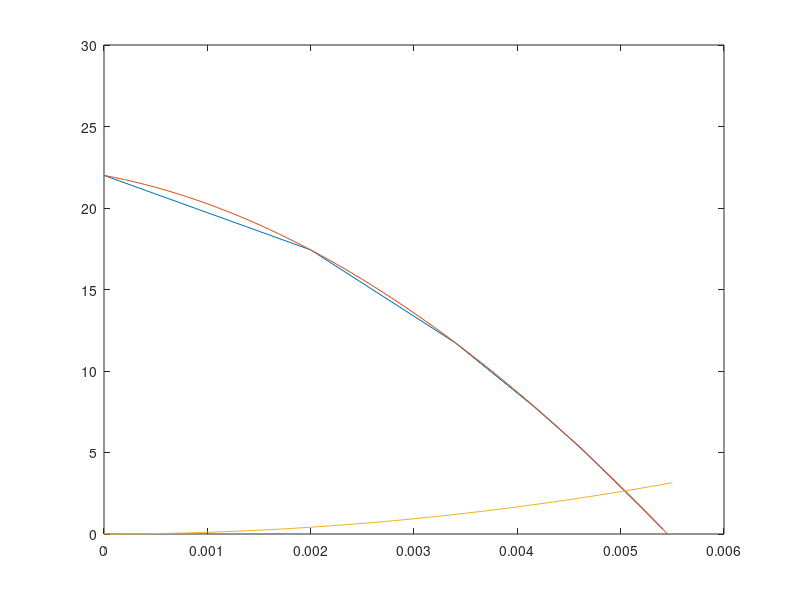
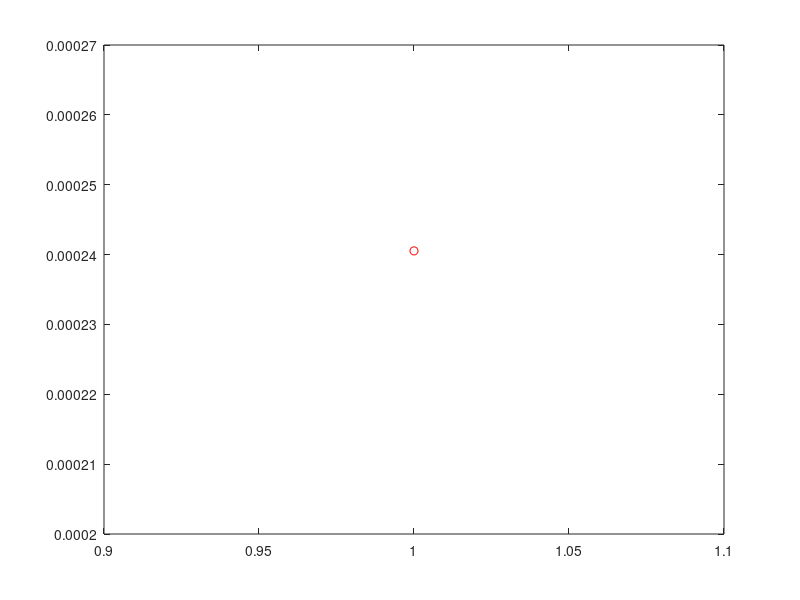

MATLAB code for these plots, in order: (Note: this script raises an error after producing the figures.)
clc
clear
clf('reset')
cla reset
close all;
pump = [0	,0,	22;
2,	0.002,	17.43;
3.4,	0.0034,	11.73;
4.17,	0.00417,	7.77;
4.61,	0.00461,	5.31;
5.19,	0.00519,	1.69;
5.41,	0.00541,	0.29];


%Pump Data, in form: Flow rate L/s, Flow rate m^3/s, Head

pumpEquation = polyfit(pump(:,2),pump(:,3),3);
%generate equation for pump head vs flow rate

xValsPump = [0:0.0001:0.0055];
%get x values between 0 and 5.5 L/s or 0.0055 m^3/s
yValsPump = polyval(pumpEquation,xValsPump);

figure(1)
plot(pump(:,2),pump(:,3),xValsPump,yValsPump);
axis([0 0.006 0 30])
hold on


torquePower = csvread('rpmvstorquevspower.csv');
%imports torque data in format rpm, torque, power

rpmTorqueEquation = polyfit(torquePower(:,1),torquePower(:,2),1);
%Get an equation for torque vs rpm all in SI units

rpmPowerEquation = polyfit(torquePower(:,1),torquePower(:,3),1);
xValsRpm = linspace(0,4000);
%get an equation for power vs Rpm all in SI units

yValsRpmTorque = polyval(rpmTorqueEquation,xValsRpm);
yValsRpmPower = polyval(rpmPowerEquation,xValsRpm);


%generate the y values using this equation

reynoldsNum = 0;


initialDiameter = 0.018;
%inital diameter in metres
decrement = 0.0005;
finalDiameter = initialDiameter - decrement;
%final diameter in metres

cd = 0.95;
gravity = 9.81;
bucketAngle = (141/180)*pi;
density = 1000;
radius = 0.092;
size = size(pump);

rows = size(1);
%Gets the number of rows of data in the 
finished = false;

operatingPoint = zeros(2);

yValsFinal = zeros(rows,1);
%create a variable with enough slots 

tempMaxPower = 0;
tempMaxPowerDiameter = 0;

counter = 0;
maxPower = 0;
efficiency = 0;
finalDiameters = initialDiameter;
flowPowerVals = 0;

while finished == false
    finalDiameters = horzcat(finalDiameter,finalDiameters);
    counter = counter+1;
    finalArea = (pi * (finalDiameter^2))/4;
    disp("Nozzle Diameter "+finalDiameter);
    
    figure(5)
    title('Final Area')
    plot(counter,finalArea,'ro');
    hold on
    
    
    beta = finalDiameter/initialDiameter;
    disp("Beta :"+beta);
    
    deltaH = zeros(rows,1);
    for i =rows:-1:1
        deltaH(i) = (1/(2*gravity))*(1-(beta^4))*(pump(i,2)/(cd*finalArea))^2;
        %calculate the pressure head for each corresponding pump point
    end
    
    pressureEquation = polyfit(pump(:,2),deltaH(:),3);
    tempYVals = polyval(pressureEquation,xValsPump);
    %Generate the trendline and the points from this trendline
    
    figure(1)
    plot(xValsPump,tempYVals);
    hold on
    operatingPoint = InterX([xValsPump;yValsPump],[xValsPump;tempYVals]); 
    %Find the intercept of the pressureEquation and the pump equation
    disp("Flow Rate m3/s: "+operatingPoint(1));
     title('Pressure vs flow rate')
     
    
    
    flowPowerVals = horzcat((gravity*density*operatingPoint(1)*operatingPoint(2)),flowPowerVals);
    
    if tempMaxPower<(operatingPoint(1)*operatingPoint(2))
        tempMaxPower = (operatingPoint(1)*operatingPoint(2));
        tempMaxPowerDiameter = finalDiameter;
    end
   
   
    
    tempVelocity = operatingPoint(1) / finalArea;
    %velocity of the output jet is calculated
    
    disp("Velocity+ "+tempVelocity);
    
    figure(6)
    title('velocity')
    plot(finalDiameter,tempVelocity,'ro');
    hold on
    
    massFlow = tempVelocity * density * finalArea;
    %Mass flow rate at the end of the outlet (rho * u * A)
    disp("MassFlow+ "+ massFlow);
    
    torque =(1-cos(bucketAngle))* massFlow * radius * tempVelocity;
    figure(7)
    title('torque')
    plot(finalDiameter,torque,'ro');
    hold on
    
    %torque equation given in tutorial: (1-cos theta) * m\dot * Radius *
    %Velocity bucket
    
    rpm = (60/(2*pi))*(tempVelocity/radius);
    
    
    %RPM = (v/r) * (60/(2*pi) for omega in RPM
    disp("RPM :"+rpm);
    
    linearTorque = polyfit([0,rpm],[torque,0],1);   
    tempYValsTorque = polyval(linearTorque,xValsRpm);
    %create a line connecting stall torque and no load for the water wheel
    
    
    rpmTorqueCrosspoint = InterX([xValsRpm;yValsRpmTorque],[xValsRpm;tempYValsTorque]);
    %find the point where the linear torque of wheel crosses the motor
    %curve to find operating point
    
    if(isempty(rpmTorqueCrosspoint) == 0)
        figure(3)
        plot(xValsRpm,yValsRpmTorque,xValsRpm,tempYValsTorque);
        hold on
        title('Torque vs rpm')
        axis([0 2000 0 15])

        tempLinePower = zeros(100,2);
        tempLinePower(:,1) =  rpmTorqueCrosspoint(1);
        tempLinePower(:,2) = linspace(0,max(yValsRpmPower));
        %create a vertical line of the RPM that 

        rpmPowerCrosspoint = InterX([tempLinePower(:,1).';tempLinePower(:,2).'],[xValsRpm;yValsRpmPower]);
        %find where the motor curve and this line meet


        if(isempty(rpmPowerCrosspoint) ==0 && (finalDiameter - decrement) > 0 )
            
            tempPower = rpmPowerCrosspoint(2);
            figure(9)
            plot(finalDiameter,tempPower,'ro')
            title('Power')
            hold on
            
            
            efficiency = tempPower/(0.5*massFlow*tempVelocity^2);
            reynoldsNum = (tempVelocity * finalDiameter) / (1.0035*10^-6);
            figure(8)
            plot(finalDiameter,reynoldsNum,'ro')
            title('reynolds num')
            hold on
            
            %{
            disp(reynoldsNum);
            disp(efficiency);
            disp(tempPower);
            %}
            finalDiameter = finalDiameter - decrement;
            figure(2)
            title('power vs rpm')
            axis([0 2000 0 max(yValsRpmPower)])
            plot(tempLinePower(:,1),tempLinePower(:,2),xValsRpm,yValsRpmPower);
            hold on
            

        else
            
            yValsFinal = tempYVals;
            disp("No power cross point");
            finished = true;
        end
        
    else
        finished = true;
        yValsFinal = tempYVals;
        disp("No torque cross point");

    end
    disp(" ");
end

hold off

%disp(finalDiameter);
disp("optimal nozzle diameter : "+tempMaxPowerDiameter);
figure(11)
plot(finalDiameters,flowPowerVals,'r-');
title("Figure 2: Power Output vs Nozzle Diameter");
ylabel('Power (W)')
xlabel('Nozzle Outlet Diameter (m)')
axis([0 max(finalDiameters)*1.1 0 max(flowPowerVals)*1.1]);
grid on;
